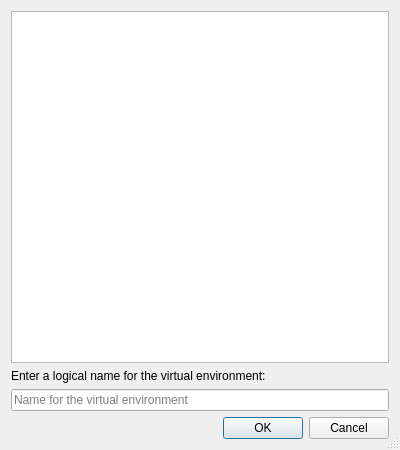
<?xml version="1.0" encoding="UTF-8"?>
<ui version="4.0">
 <class>VirtualenvNameDialog</class>
 <widget class="QDialog" name="VirtualenvNameDialog">
  <property name="geometry">
   <rect>
    <x>0</x>
    <y>0</y>
    <width>400</width>
    <height>450</height>
   </rect>
  </property>
  <property name="windowTitle">
   <string>Virtualenv Name</string>
  </property>
  <property name="sizeGripEnabled">
   <bool>true</bool>
  </property>
  <layout class="QVBoxLayout" name="verticalLayout">
   <item>
    <widget class="QListWidget" name="envsList">
     <property name="editTriggers">
      <set>QAbstractItemView::NoEditTriggers</set>
     </property>
     <property name="alternatingRowColors">
      <bool>true</bool>
     </property>
     <property name="selectionMode">
      <enum>QAbstractItemView::NoSelection</enum>
     </property>
     <property name="sortingEnabled">
      <bool>true</bool>
     </property>
    </widget>
   </item>
   <item>
    <widget class="QLabel" name="label">
     <property name="text">
      <string>Enter a logical name for the virtual environment:</string>
     </property>
    </widget>
   </item>
   <item>
    <widget class="QLineEdit" name="nameEdit">
     <property name="toolTip">
      <string>Enter a unique name for the virtual environment</string>
     </property>
     <property name="placeholderText">
      <string>Name for the virtual environment</string>
     </property>
     <property name="clearButtonEnabled">
      <bool>true</bool>
     </property>
    </widget>
   </item>
   <item>
    <widget class="QDialogButtonBox" name="buttonBox">
     <property name="orientation">
      <enum>Qt::Horizontal</enum>
     </property>
     <property name="standardButtons">
      <set>QDialogButtonBox::Cancel|QDialogButtonBox::Ok</set>
     </property>
    </widget>
   </item>
  </layout>
 </widget>
 <tabstops>
  <tabstop>envsList</tabstop>
  <tabstop>nameEdit</tabstop>
 </tabstops>
 <resources/>
 <connections>
  <connection>
   <sender>buttonBox</sender>
   <signal>accepted()</signal>
   <receiver>VirtualenvNameDialog</receiver>
   <slot>accept()</slot>
   <hints>
    <hint type="sourcelabel">
     <x>248</x>
     <y>254</y>
    </hint>
    <hint type="destinationlabel">
     <x>157</x>
     <y>274</y>
    </hint>
   </hints>
  </connection>
  <connection>
   <sender>buttonBox</sender>
   <signal>rejected()</signal>
   <receiver>VirtualenvNameDialog</receiver>
   <slot>reject()</slot>
   <hints>
    <hint type="sourcelabel">
     <x>316</x>
     <y>260</y>
    </hint>
    <hint type="destinationlabel">
     <x>286</x>
     <y>274</y>
    </hint>
   </hints>
  </connection>
 </connections>
</ui>
